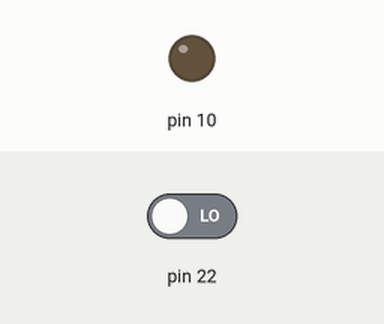
A sketch run on a simulated Arduino Mega 2560, built with avr-gcc and run on an emulated ATmega2560. Shown: output pins drawn as LEDs (lit = HIGH). The test bench sets the inputs (shaded band); at power-on: pin 22 LOW.

Above: at 1.2 s.
1.3 s: pin 22 driven HIGH
At 2.5 s:
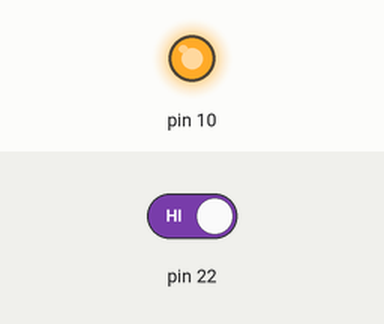
2.8 s: pin 22 driven LOW
At 4.9 s:
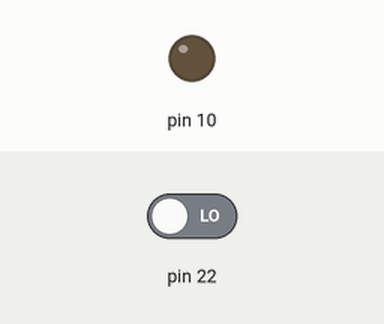
Timing chart, 0 to 6.4 s (numbered marks = the images above; inputs shaded):
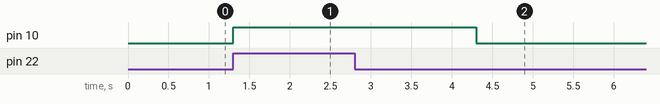

The sketch:

Button_LED.ino
```cpp
void setup(){
  pinMode(22, INPUT);
  pinMode(10, OUTPUT);
}

void loop(){
  if (digitalRead(22) == 1) {
    digitalWrite(10,HIGH);
    delay(3000);
    digitalWrite(10,LOW);
  }
}
```

Measured:
- after the input at 1.3 s, pin 10: LOW → HIGH at once
- after the input at 2.8 s, pin 10: HIGH → LOW after 1.5 s
